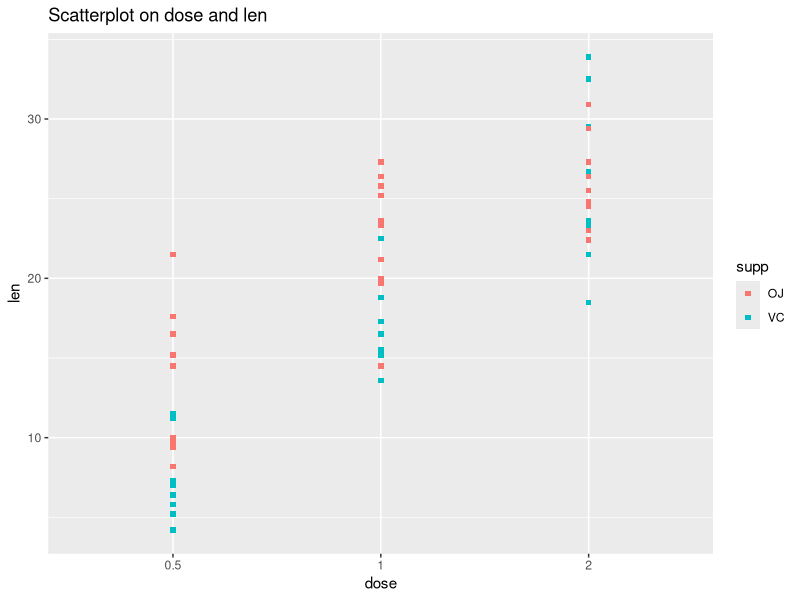
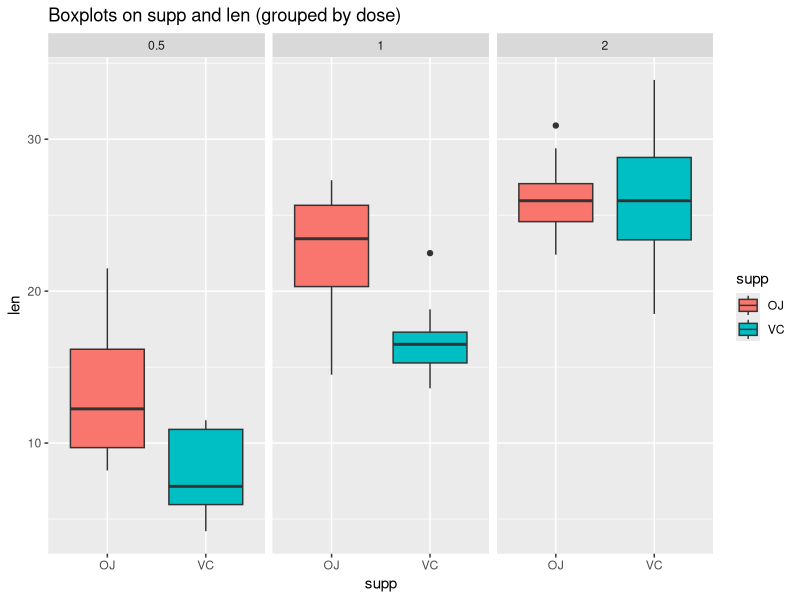
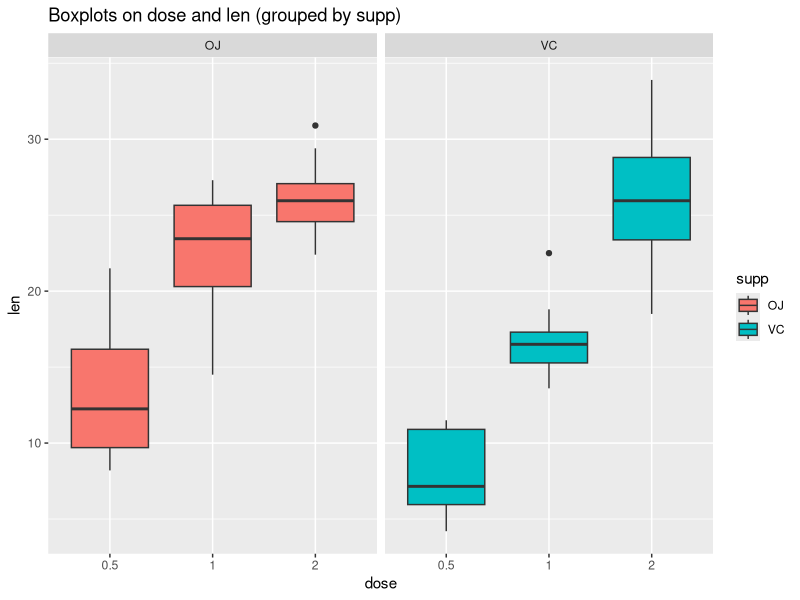

Source code (R) for these figures, in order:
## ---- chunk 1
set.seed(1)
library(ggplot2)

data(ToothGrowth)
str(ToothGrowth)
table(ToothGrowth$supp, ToothGrowth$dose)
summary(ToothGrowth)


## ---- chunk 2
ToothGrowth$dose <- as.factor(ToothGrowth$dose)
summary(ToothGrowth)
## ---- chunk 3
g <- ggplot(data=ToothGrowth, aes(x=dose, y=len, color=supp)) + labs(title="Scatterplot on dose and len")
g <- g + geom_point(shape=15)
print(g)
## ---- chunk 4
g <- ggplot(data=ToothGrowth, aes(x=supp, y=len, fill=supp)) 
g <- g + labs(title="Boxplots on supp and len (grouped by dose)")
g <- g + geom_boxplot() + facet_wrap(~ dose)
print(g)

g <- ggplot(data=ToothGrowth, aes(x=dose, y=len, fill=supp)) 
g <- g + labs(title="Boxplots on dose and len (grouped by supp)")
g <- g + geom_boxplot() + facet_wrap(~ supp)
print(g)
## ---- chunk 5
v_len.05.OJ <- ToothGrowth[ToothGrowth$dose == 0.5 & ToothGrowth$supp == 'OJ', 1]
v_len.05.VC <- ToothGrowth[ToothGrowth$dose == 0.5 & ToothGrowth$supp == 'VC', 1]
v_len.10.OJ <- ToothGrowth[ToothGrowth$dose == 1.0 & ToothGrowth$supp == 'OJ', 1]
v_len.10.VC <- ToothGrowth[ToothGrowth$dose == 1.0 & ToothGrowth$supp == 'VC', 1]
v_len.20.OJ <- ToothGrowth[ToothGrowth$dose == 2.0 & ToothGrowth$supp == 'OJ', 1]
v_len.20.VC <- ToothGrowth[ToothGrowth$dose == 2.0 & ToothGrowth$supp == 'VC', 1]

n_OJ <- length(v_len.05.OJ); n_VC <- length(v_len.05.VC)  ## sample size is the same for both types
df <- n_OJ + n_VC - 2  ## degrees of freedom is n+m-2
mean_05_OJ <- mean(v_len.05.OJ); mean_05_VC <- mean(v_len.05.VC)
sd_05_OJ <- sd(v_len.05.OJ); sd_05_VC <- sd(v_len.05.VC)
mean_10_OJ <- mean(v_len.10.OJ); mean_10_VC <- mean(v_len.10.VC)
sd_10_OJ <- sd(v_len.10.OJ); sd_10_VC <- sd(v_len.10.VC)
mean_20_OJ <- mean(v_len.20.OJ); mean_20_VC <- mean(v_len.20.VC)
sd_20_OJ <- sd(v_len.20.OJ); sd_20_VC <- sd(v_len.20.VC)

# Pooled sd estimator, sp, is the square root of the pooled variance estimator.
sp_05 <- sqrt( ( (n_OJ-1)*sd_05_OJ^2 + (n_VC-1)*sd_05_VC^2 ) / df )
sp_10 <- sqrt( ( (n_OJ-1)*sd_10_OJ^2 + (n_VC-1)*sd_10_VC^2 ) / df )
sp_20 <- sqrt( ( (n_OJ-1)*sd_20_OJ^2 + (n_VC-1)*sd_20_VC^2 ) / df )

# Calculate the 95% t confidence interval using pooled varaince estimate:
mean_05_OJ - mean_05_VC + c(-1, 1) * qt(.975, df) * sp_05 * sqrt(1/n_OJ + 1/n_VC) 
mean_10_OJ - mean_10_VC + c(-1, 1) * qt(.975, df) * sp_10 * sqrt(1/n_OJ + 1/n_VC) 
mean_20_OJ - mean_20_VC + c(-1, 1) * qt(.975, df) * sp_20 * sqrt(1/n_OJ + 1/n_VC) 

## ---- chunk 6

# Using the t.test() function we can set var.equal = FALSE
t.test(v_len.05.OJ, v_len.05.VC, paired = FALSE, var.equal = FALSE)$conf
t.test(v_len.10.OJ, v_len.10.VC, paired = FALSE, var.equal = FALSE)$conf
t.test(v_len.20.OJ, v_len.20.VC, paired = FALSE, var.equal = FALSE)$conf
## ---- chunk 7

# Using the t.test() function we can set var.equal = FALSE
t.test(v_len.05.OJ, v_len.05.VC, alternative="two.sided", paired = FALSE, var.equal = FALSE)$statistic
t.test(v_len.10.OJ, v_len.10.VC, alternative="two.sided", paired = FALSE, var.equal = FALSE)$statistic
t.test(v_len.20.OJ, v_len.20.VC, alternative="two.sided", paired = FALSE, var.equal = FALSE)$statistic
